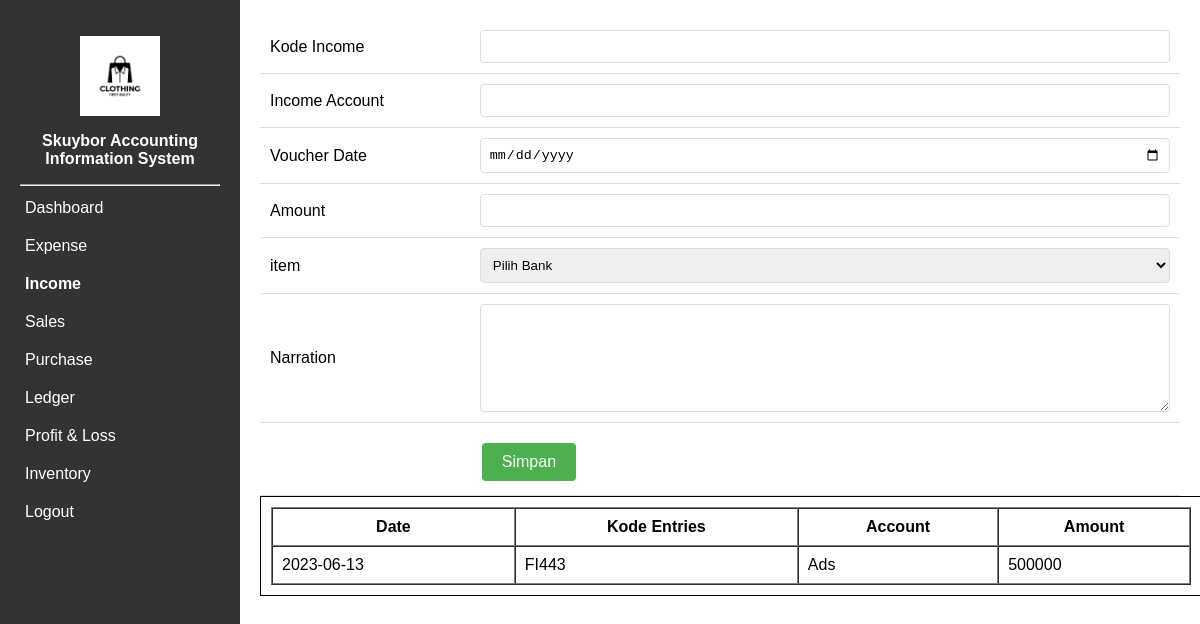
The app's page /income.php with its own data.
### tables this page shows
CREATE TABLE `income` (
  `income_id` int(11) NOT NULL,
  `kode_income` varchar(50) DEFAULT NULL,
  `income_akun` varchar(100) DEFAULT NULL,
  `payment_income` varchar(100) DEFAULT NULL,
  `income_date` date DEFAULT NULL,
  `amount_income` int(11) DEFAULT NULL,
  `total_income` int(11) DEFAULT NULL,
  `narasi` varchar(100) NOT NULL
);

### function.php (called while the page is built, shortened)
<?php
$conn = mysqli_connect("localhost", "root", "", "projek") or die("Connect failed: " . $conn->error);
function query($query)
{
    global $conn;
    $result = mysqli_query($conn, $query);
    $rows = [];
    while ($row = mysqli_fetch_assoc($result)) {
        $rows[] = $row;
    }
    return $rows;
}
?>

### income.php (the view, shortened to what this page needs)
<?php
require 'function.php';
$income = query("SELECT * FROM income ORDER BY income_id DESC");
?>
<html>
<head>
    <link rel="stylesheet" type="text/css" href="style.css">
</head>
<body>
    <div class="container">
        <nav>
            <center><img src="logo.jpg" alt="logo skuybor" style="width:40%;padding-top:1rem;">
                <b><p>Skuybor Accounting Information System</p></b>
            </center>
            <hr>
            <ul>
                <li><a href="index.php" onclick="showIndex()">Dashboard</a></li>
                <li><a href="expense.php" onclick="showExpense()">Expense</a></li>
                <li><a class="active" href="income.php" onclick="showIncome()">Income</a></li>
                <li><a href="Sales.php" onclick="showSales()">Sales</a></li>
                <li><a href="purchase.php" onclick="showPurchase()">Purchase</a></li>
                <li><a href="ledger.php" onclick="showLedger()">Ledger</a></li>
                <li><a href="profitloss.php" onclick="showProfitLoss()">Profit & Loss</a></li>
                <li><a href="inventory.php" onclick="showinventory()">Inventory</a></li>
                <li><a href="logout.php">Logout</a></li>
            </ul>
        </nav>
        <div id="content">
            <div class="form">
            <table>
            <form action="" method="POST" onsubmit="return validateForm()">
                    <tr>
                        <td>Kode Income</td>
                        <td><input type="text" name="kode_income"></td>
                    </tr>
                    <tr>
                        <td>Income Account</td>
                        <td><input type="text" name="income_akun"></td>
                    </tr>
                    <tr>
                        <td>Voucher Date</td>
                        <td><input type="date" name="income_date"></td>
                    </tr>
                    <tr>
                        <td><label for="total_income">Amount</label></td>
                        <td><input type="text" name="total_income"></td>
                    </tr>
                    <tr>
                        <td>item</td>
                        <td>
                            <select name="payment_income" required>
                            <option value="-" selected>Pilih Bank</option>
                            </select>
                        </td>
                    </tr>
                    <tr>
                        <td><label for="Narration">Narration</label></td>
                        <td><textarea id="Narration" name="narasi" rows="6" cols="50"></textarea></td>
                    </tr>
                    <tr>
                        <td></td>
                        <td><button type="submit" name="submit" class="simpan">Simpan</button></td>
                    </tr>
                </form>
            </table>
            </div>
            <div class="box-table">
                <table border="1" cellspacing="0" cellpadding="9px" width="100%">
                    <tr>
                        <th>Date</th>
                        <th>Kode Entries</th>
                        <th>Account</th>
                        <th>Amount</th>
                    </tr>
                    <?php foreach ($income as $row) : ?>
                        <tr>
                            <td><?php echo $row["income_date"]; ?></td>
                            <td><?php echo $row["kode_income"]; ?></td>
                            <td><?php echo $row["income_akun"]; ?></td>
                            <td><?php echo $row["total_income"]; ?></td>
                        </tr>
                    <?php endforeach; ?>
                </table>
            </div>
        </div>
    </div>
</body>
</html>

### style.css (style rules this page uses)
body { font-family: Arial, sans-serif; margin: 0; padding: 0; }
.container { display: flex; width: 100%; height: 100%; }
.container li .active, .container li :hover { font-weight: bold; font-size: 1rem; }
.container li .active ::after, .container li :hover::after { font-weight: bold; width: 50px; height: 2px; }
nav { background-color: #333; width: 200px; padding: 20px; height: 100vh; }
nav p { color: white; }
nav ul { list-style-type: none; padding: 0; margin: 0; }
nav ul li { margin-bottom: 10px; }
nav ul li a { display: block; text-decoration: none; color: #fff; padding: 5px; }
#content { flex: 1; padding: 20px; }
.box-table { border: 1px solid black; padding: 10px; display: table; width: 100%; }
table { width: 100%; }
.simpan { background-color: #4CAF50; color: white; border: none; padding: 10px 20px; text-align: center; text-decoration: none; display: inline-block; font-size: 16px; margin: 4px 2px; cursor: pointer; border-radius: 4px; }
.form table { width: 100%; border-collapse: collapse; }
.form table tr { border-bottom: 1px solid #ddd; }
.form table td { padding: 10px; }
.form input[type="text"], .form input[type="date"], .form select, .form textarea { width: 100%; padding: 8px; border: 1px solid #ddd; border-radius: 4px; box-sizing: border-box; }
.form textarea { resize: vertical; }
.form button.simpan { background-color: #4CAF50; color: white; border: none; padding: 10px 20px; text-align: center; text-decoration: none; display: inline-block; font-size: 16px; margin-top: 10px; cursor: pointer; border-radius: 4px; }

### records on screen
income: income_date "2023-06-13", kode_income "FI443", income_akun "Ads", total_income "500000"
